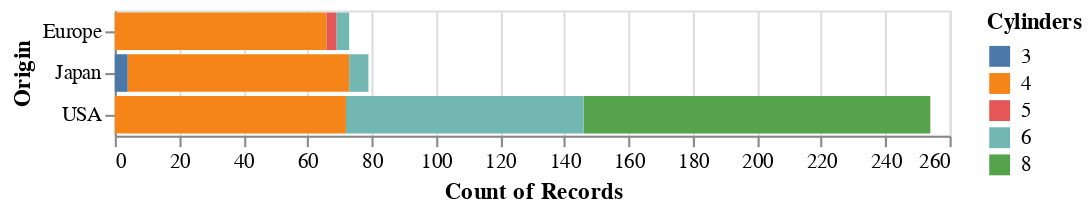

This figure's notebook cell:
### Code cell
alt.Chart(cars).mark_bar().encode(
    y = 'Origin',
    x = 'count()',
    color = 'Cylinders:N'
)

### Figure 1 — Vega-Lite specification as saved in the notebook (floating-point values rounded to 4 significant figures; data arrays with more than 128 entries replaced by an {"elided": "..."} marker saying what was removed)
{"config": {"view": {"continuousWidth": 400, "continuousHeight": 300}}, "data": {"name": "data-f02450ab61490a1363517a0190416235"}, "mark": "bar", "encoding": {"color": {"type": "nominal", "field": "Cylinders"}, "x": {"type": "quantitative", "aggregate": "count"}, "y": {"type": "nominal", "field": "Origin"}}, "$schema": "https://vega.github.io/schema/vega-lite/v4.8.1.json", "datasets": {"data-f02450ab61490a1363517a0190416235": {"elided": "406 records"}}}
